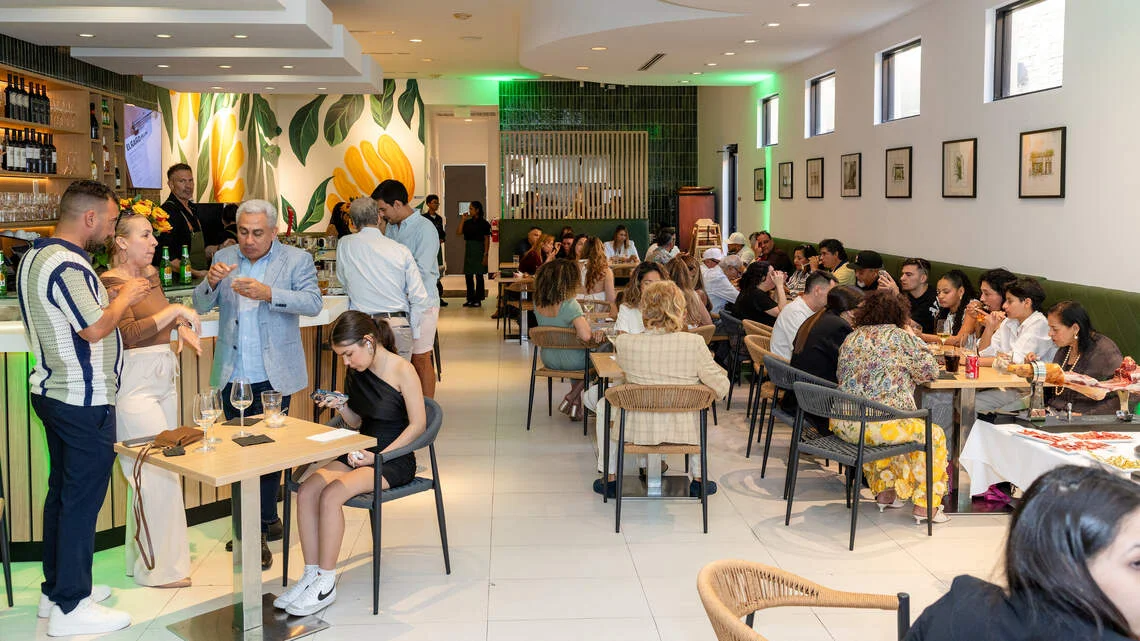
#> input picture assets/img/visit/lleno-restaurante.webp, 1140 x 641 px, given in place of mockup_hero_crop.jpg, which was not available
$ python compare_mockup.py
#> lines starting #> are read from the running program, lines starting #| are printed output that depends on the picture
from PIL import Image
import numpy as np
import os

def diff(im1_path, im2_path):
#> called with im1_path = 'scratch/mockup_hero_crop.jpg'
    im1 = Image.open(im1_path).convert('RGB').resize((100, 100))
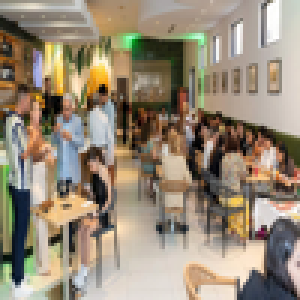
#> im1: PIL image 100x100 RGB (shown 3 times larger); mean R, G, B 150.9, 137.9, 118.8
    im2 = Image.open(im2_path).convert('RGB').resize((100, 100))
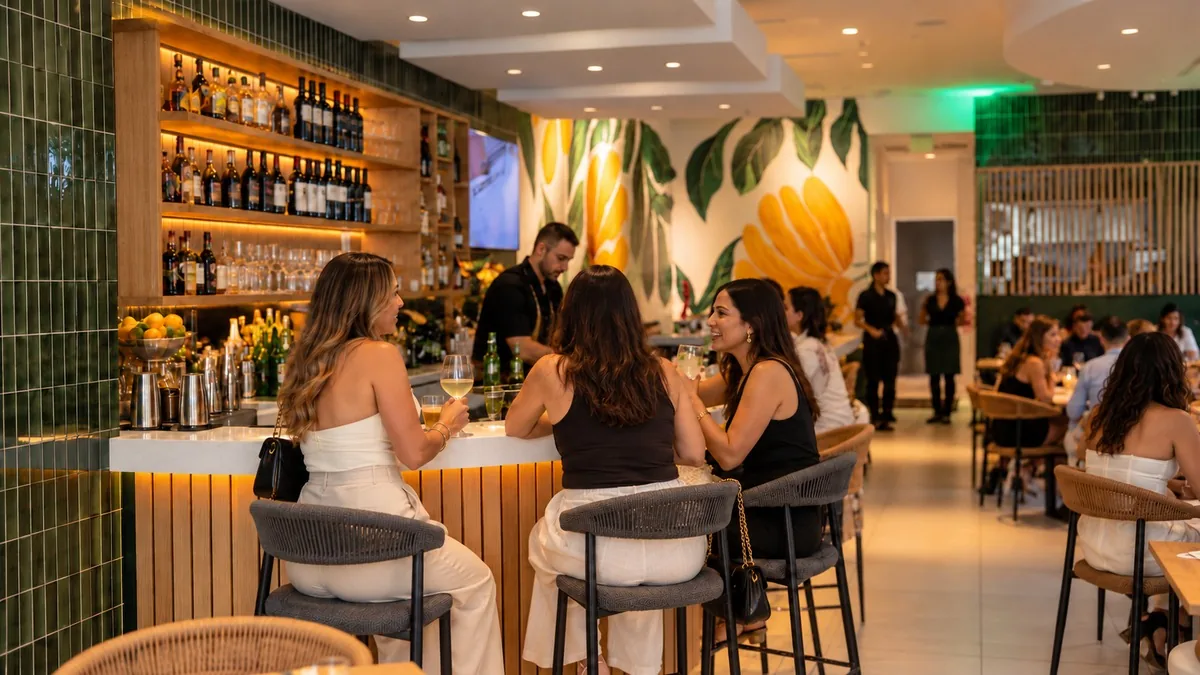
#> input picture assets/img/visit/visit-bar-night.webp, 1200 x 675 px, given in place of SIN PERSONAS.png, which was not available
    return np.mean(np.abs(np.array(im1, dtype=float) - np.array(im2, dtype=float)))

print("Hero comparison:")
print("  vs SIN PERSONAS:", diff('scratch/mockup_hero_crop.jpg', 'assets/img/pics from clients/SIN PERSONAS.png'))
print("  vs visit-venue:", diff('scratch/mockup_hero_crop.jpg', 'assets/img/visit/visit-venue.jpg'))
#> call 2 of diff, with im1_path = 'scratch/mockup_hero_crop.jpg', im2_path = 'assets/img/visit/visit-venue.jpg'
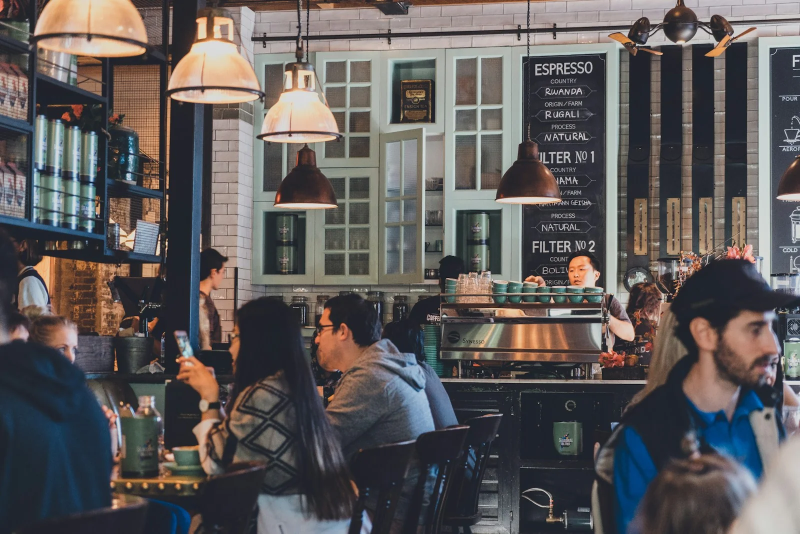
#> input picture assets/img/visit/visit-venue.webp, 1600 x 1067 px, given in place of visit-venue.jpg, which was not available (shown at 1/2 size)
print("  vs venue-dining:", diff('scratch/mockup_hero_crop.jpg', 'assets/img/atmosphere/venue-dining.jpg'))
#> call 3 of diff, with im1_path = 'scratch/mockup_hero_crop.jpg', im2_path = 'assets/img/atmosphere/venue-dining.jpg'
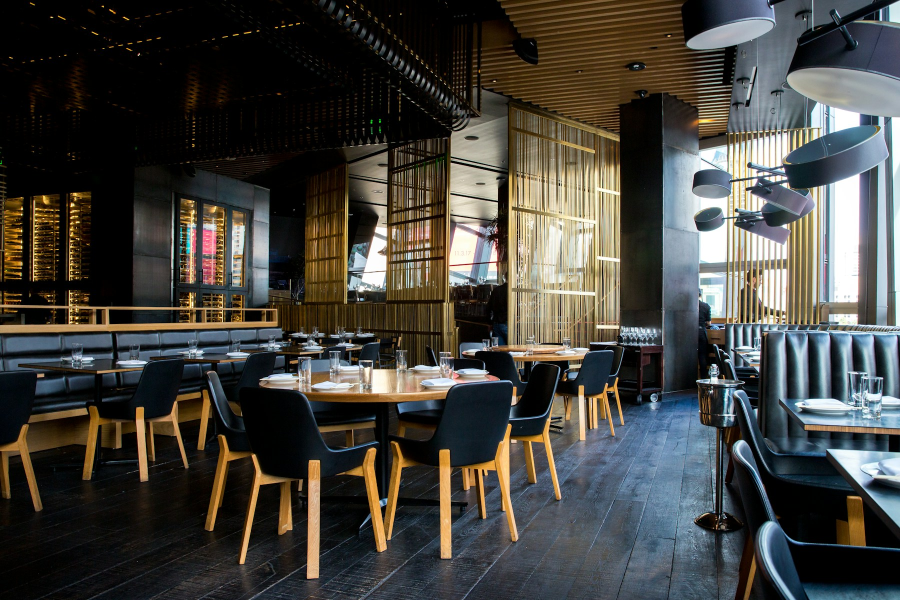
#> input picture assets/img/atmosphere/venue-dining.jpg, 1800 x 1200 px, found by its file name (shown at 1/2 size)
#> in diff (call 3), `im2 = Image.open(im2_path).convert('RGB').resize((100, 100))`:
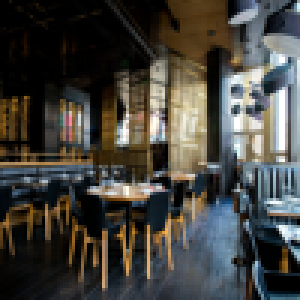
#> im2: PIL image 100x100 RGB (shown 3 times larger); mean R, G, B 69, 67.5, 62.3

print("\nGallery Card 1 (Storefront) comparison:")
print("  vs night.png:", diff('scratch/gal_card1_mockup.jpg', 'assets/img/pics from clients/night.png'))
#> call 4 of diff, with im1_path = 'scratch/gal_card1_mockup.jpg', im2_path = 'assets/img/pics from clients/night.png'
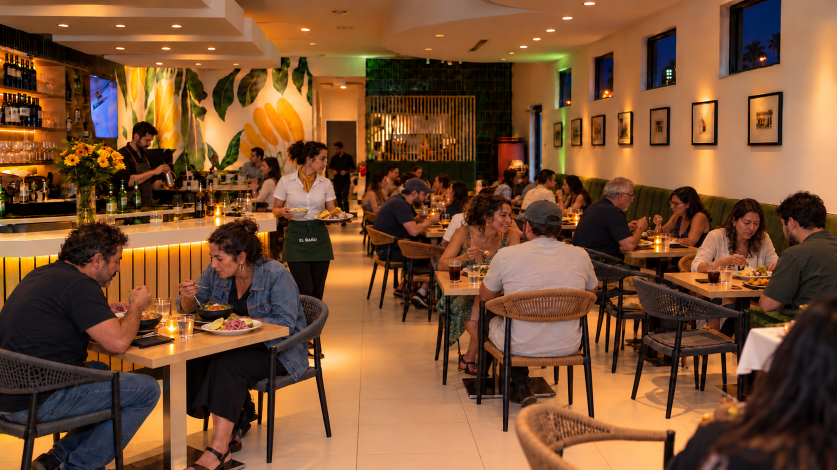
#> input picture assets/img/pics from clients/night.png, 1673 x 940 px, found by its file name (shown at 1/2 size)
#> in diff (call 4), `im2 = Image.open(im2_path).convert('RGB').resize((100, 100))`:
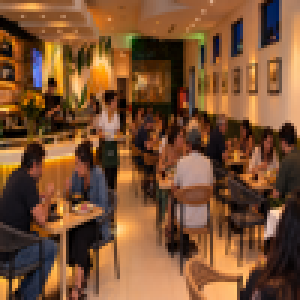
#> im2: PIL image 100x100 RGB (shown 3 times larger); mean R, G, B 123, 81.5, 50.5

print("\nGallery Card 2 (Ceviche) comparison:")
#> (the run stopped early here; a loop or call above may not have finished)
